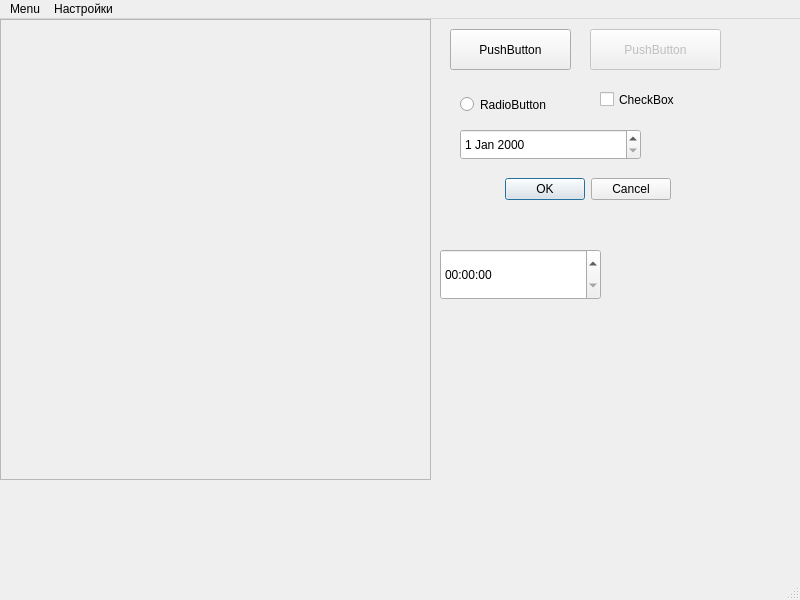
<?xml version="1.0" encoding="UTF-8"?>
<ui version="4.0">
 <class>MainWindowFirst</class>
 <widget class="QMainWindow" name="MainWindowFirst">
  <property name="geometry">
   <rect>
    <x>0</x>
    <y>0</y>
    <width>800</width>
    <height>600</height>
   </rect>
  </property>
  <property name="windowTitle">
   <string>MainWindow</string>
  </property>
  <widget class="QWidget" name="centralwidget">
   <widget class="QWidget" name="formLayoutWidget">
    <property name="geometry">
     <rect>
      <x>0</x>
      <y>0</y>
      <width>431</width>
      <height>461</height>
     </rect>
    </property>
    <layout class="QFormLayout" name="formLayout">
     <property name="sizeConstraint">
      <enum>QLayout::SetNoConstraint</enum>
     </property>
     <item row="0" column="0" colspan="2">
      <widget class="QScrollArea" name="scrollArea">
       <property name="widgetResizable">
        <bool>true</bool>
       </property>
       <widget class="QWidget" name="scrollAreaWidgetContents">
        <property name="geometry">
         <rect>
          <x>0</x>
          <y>0</y>
          <width>427</width>
          <height>457</height>
         </rect>
        </property>
       </widget>
      </widget>
     </item>
    </layout>
   </widget>
   <widget class="QPushButton" name="pushButton">
    <property name="geometry">
     <rect>
      <x>450</x>
      <y>10</y>
      <width>121</width>
      <height>41</height>
     </rect>
    </property>
    <property name="text">
     <string>PushButton</string>
    </property>
   </widget>
   <widget class="QPushButton" name="pushButton_2">
    <property name="enabled">
     <bool>false</bool>
    </property>
    <property name="geometry">
     <rect>
      <x>590</x>
      <y>10</y>
      <width>131</width>
      <height>41</height>
     </rect>
    </property>
    <property name="text">
     <string>PushButton</string>
    </property>
   </widget>
   <widget class="QRadioButton" name="radioButton">
    <property name="geometry">
     <rect>
      <x>460</x>
      <y>70</y>
      <width>111</width>
      <height>31</height>
     </rect>
    </property>
    <property name="text">
     <string>RadioButton</string>
    </property>
   </widget>
   <widget class="QCheckBox" name="checkBox">
    <property name="geometry">
     <rect>
      <x>600</x>
      <y>60</y>
      <width>131</width>
      <height>41</height>
     </rect>
    </property>
    <property name="text">
     <string>CheckBox</string>
    </property>
   </widget>
   <widget class="QDialogButtonBox" name="buttonBox">
    <property name="geometry">
     <rect>
      <x>450</x>
      <y>140</y>
      <width>221</width>
      <height>61</height>
     </rect>
    </property>
    <property name="standardButtons">
     <set>QDialogButtonBox::Cancel|QDialogButtonBox::Ok</set>
    </property>
   </widget>
   <widget class="QTimeEdit" name="timeEdit">
    <property name="geometry">
     <rect>
      <x>440</x>
      <y>230</y>
      <width>161</width>
      <height>51</height>
     </rect>
    </property>
   </widget>
   <widget class="QDateEdit" name="dateEdit">
    <property name="geometry">
     <rect>
      <x>460</x>
      <y>110</y>
      <width>181</width>
      <height>31</height>
     </rect>
    </property>
   </widget>
  </widget>
  <widget class="QMenuBar" name="menubar">
   <property name="geometry">
    <rect>
     <x>0</x>
     <y>0</y>
     <width>800</width>
     <height>21</height>
    </rect>
   </property>
   <widget class="QMenu" name="menu">
    <property name="title">
     <string>Настройки</string>
    </property>
    <addaction name="actionChooseTheme"/>
   </widget>
   <widget class="QMenu" name="menuMenu">
    <property name="title">
     <string>Menu</string>
    </property>
   </widget>
   <addaction name="menuMenu"/>
   <addaction name="menu"/>
  </widget>
  <widget class="QStatusBar" name="statusbar"/>
  <action name="actionChooseTheme">
   <property name="text">
    <string>Выбрать тему</string>
   </property>
  </action>
 </widget>
 <resources/>
 <connections/>
</ui>
